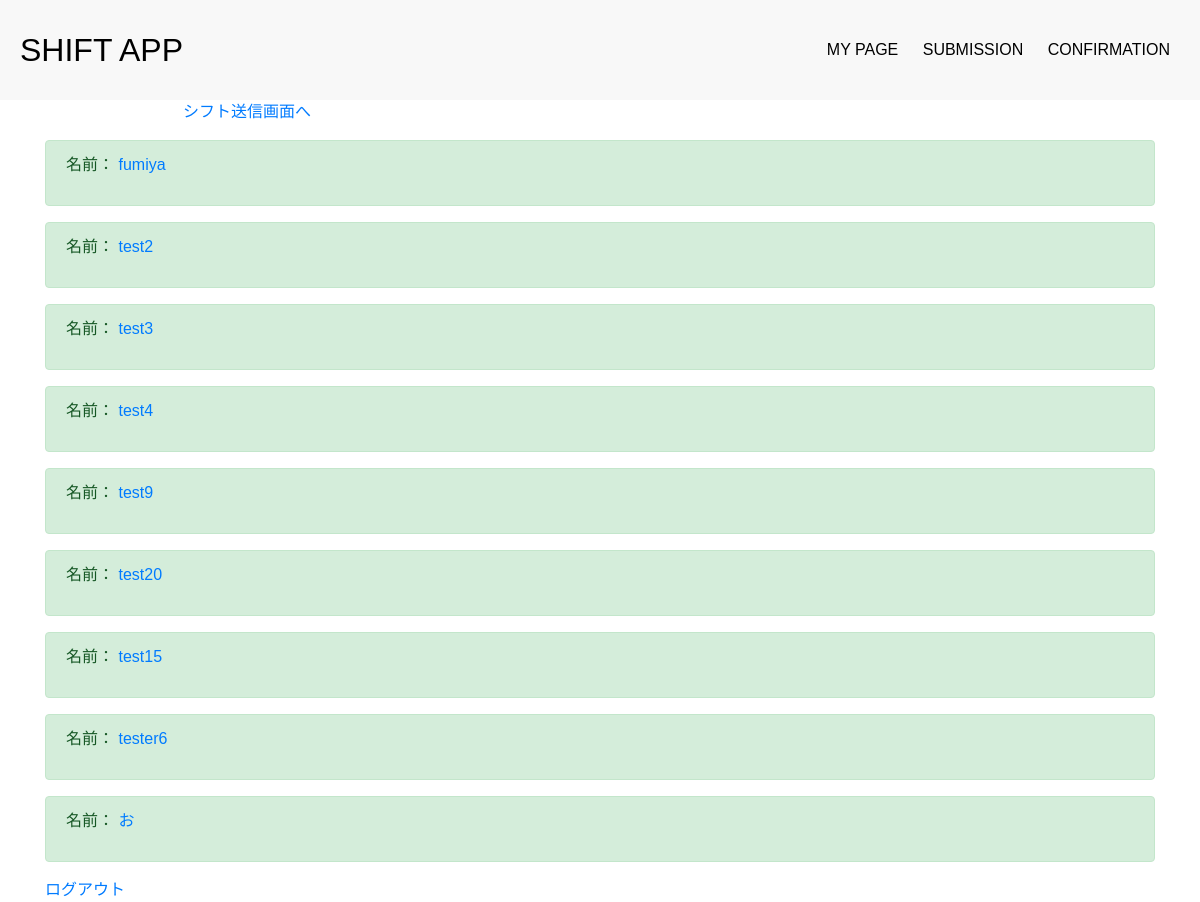
/list/ (signed in), run on the app's committed database.
### account/models.py (models this page shows, shortened)
class Account(models.Model):
    user = models.OneToOneField(User, on_delete=models.CASCADE, primary_key=True)
    name = models.CharField(verbose_name='名前', max_length=50)
    section = models.ManyToManyField(Section, verbose_name='セクション', blank=True)
    gender = models.CharField(verbose_name='性別', max_length=1, choices=GENDER_CHOICES, default='1')
    duties =  models.CharField(verbose_name='役職', max_length=1, choices=DUTIES_CHOICES, default='3')

### account/views.py (the view)
# urls.py: path('list/', views.listfunc, name='list'),
@login_required
def listfunc(request):
    object_list = Account.objects.all()
    return render(request,'account/list.html', {'object_list':object_list})

### account/templates/account/list.html (shortened to what this page needs)
{% extends 'account/base.html' %}
{% block body %}
<p><a href="{% url 'month_with_forms' user.pk %}">シフト送信画面へ</a>
</p>
<div class="container">
    {% for item in object_list %}
    <div class="alert alert-success" role="alert">
        <p>名前： <a href="{% url 'account_detail' item.pk%}">{{ item.name }}</a></p>
    </div>
    {% endfor %}
    <a href="{% url 'logout' %}">ログアウト</a>
</div>
{% endblock body %}

### static/css/styles.css (style rules this page uses)
body { margin: 0; padding: 0; font-family: sans-serif; }

### data on the page
Account: name "fumiya"
Account: name "test2"
Account: name "test3"
Account: name "test4"
Account: name "test9"
Account: name "test20"
Account: name "test15"
Account: name "tester6"
Account: name "お"
